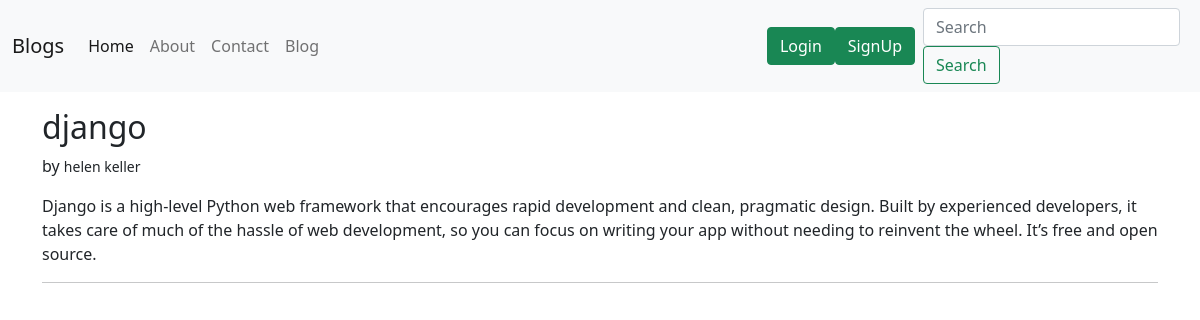
Screenshot of /blog/hello with the database file from the repository.
### blog/models.py (models this page shows, shortened)
class Post(models.Model):
    sno=models.AutoField(primary_key=True)
    title=models.CharField(max_length=255)
    author=models.CharField(max_length=14)
    slug=models.CharField(max_length=100)
    timeStamp:models.DateTimeField(blank=True)
    content=models.TextField()

### blog/views.py (the view)
# urls.py: path('<str:slug>',views.blogPost,name='blogPost')
def blogPost(request,slug):
    post=Post.objects.filter(slug=slug).first()
    context={'post':post}
    return render(request,'blog/blogPost.html',context)

### templates/blog/blogPost.html (shortened to what this page needs)
{% extends 'base.html' %}
{%block body%}
<div class="container my-3">
    <div class="blog-post">
        <h2 class="blog-post-title">{{post.title}}</h2>
          <p>by <small>{{post.author}}</small></p>
        <p>{{post.content}}</p>
        <hr>
    </div>
</div>
 {% endblock body%}

### rows the page displays
Post: title "django", author "helen keller", content "Django is a high-level Python web framework that encourages rapid development and clean, pragmatic design. Built by experienced developers, it takes care of much of the hassle of web development, so you can focus on writing your app without needing to reinvent the wheel. It’s free and open source."
